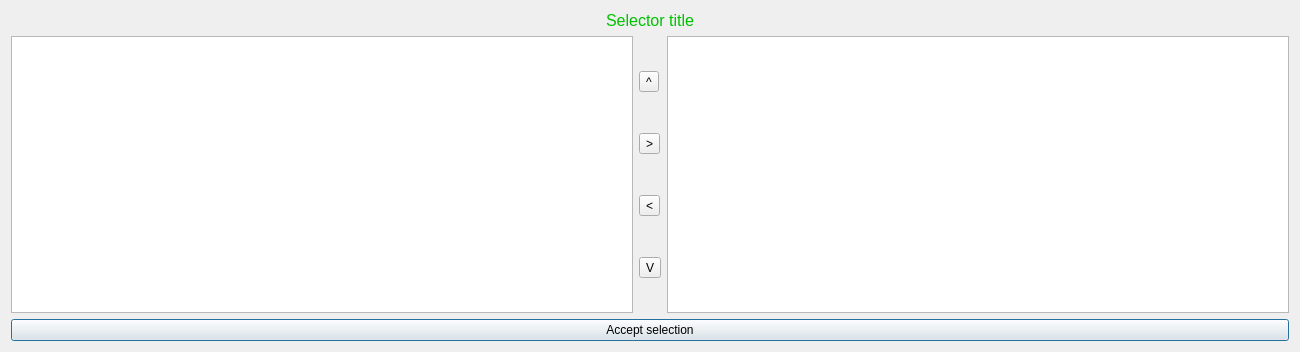
<?xml version="1.0" encoding="UTF-8"?>
<ui version="4.0">
 <class>frmSelector</class>
 <widget class="QDialog" name="frmSelector">
  <property name="geometry">
   <rect>
    <x>0</x>
    <y>0</y>
    <width>1300</width>
    <height>352</height>
   </rect>
  </property>
  <layout class="QHBoxLayout" name="horizontalLayout_2">
   <item>
    <layout class="QVBoxLayout" name="verticalLayout_2">
     <item>
      <widget class="QLabel" name="lbl">
       <property name="font">
        <font>
         <pointsize>12</pointsize>
        </font>
       </property>
       <property name="styleSheet">
        <string notr="true">color: rgb(0, 192, 0);</string>
       </property>
       <property name="text">
        <string>Selector title</string>
       </property>
       <property name="alignment">
        <set>Qt::AlignCenter</set>
       </property>
       <property name="textInteractionFlags">
        <set>Qt::LinksAccessibleByMouse|Qt::TextSelectableByMouse</set>
       </property>
      </widget>
     </item>
     <item>
      <layout class="QHBoxLayout" name="horizontalLayout">
       <item>
        <widget class="myQTableWidget" name="tbl">
         <property name="editTriggers">
          <set>QAbstractItemView::NoEditTriggers</set>
         </property>
         <property name="selectionMode">
          <enum>QAbstractItemView::SingleSelection</enum>
         </property>
         <property name="selectionBehavior">
          <enum>QAbstractItemView::SelectRows</enum>
         </property>
         <attribute name="horizontalHeaderStretchLastSection">
          <bool>true</bool>
         </attribute>
         <attribute name="verticalHeaderVisible">
          <bool>false</bool>
         </attribute>
        </widget>
       </item>
       <item>
        <layout class="QVBoxLayout" name="verticalLayout">
         <item>
          <widget class="QToolButton" name="cmdUp">
           <property name="text">
            <string>^</string>
           </property>
          </widget>
         </item>
         <item>
          <widget class="QToolButton" name="cmdRight">
           <property name="text">
            <string>&gt;</string>
           </property>
          </widget>
         </item>
         <item>
          <widget class="QToolButton" name="cmdLeft">
           <property name="text">
            <string>&lt;</string>
           </property>
          </widget>
         </item>
         <item>
          <widget class="QToolButton" name="cmdDown">
           <property name="text">
            <string>V</string>
           </property>
          </widget>
         </item>
        </layout>
       </item>
       <item>
        <widget class="myQTableWidget" name="tblSelected">
         <property name="editTriggers">
          <set>QAbstractItemView::NoEditTriggers</set>
         </property>
         <property name="selectionMode">
          <enum>QAbstractItemView::SingleSelection</enum>
         </property>
         <property name="selectionBehavior">
          <enum>QAbstractItemView::SelectRows</enum>
         </property>
         <attribute name="horizontalHeaderStretchLastSection">
          <bool>true</bool>
         </attribute>
         <attribute name="verticalHeaderVisible">
          <bool>false</bool>
         </attribute>
        </widget>
       </item>
      </layout>
     </item>
     <item>
      <widget class="QPushButton" name="cmd">
       <property name="text">
        <string>Accept selection</string>
       </property>
      </widget>
     </item>
    </layout>
   </item>
  </layout>
 </widget>
 <customwidgets>
  <customwidget>
   <class>myQTableWidget</class>
   <extends>QTableWidget</extends>
   <header location="global">myqtablewidget</header>
  </customwidget>
 </customwidgets>
 <resources/>
 <connections/>
</ui>
